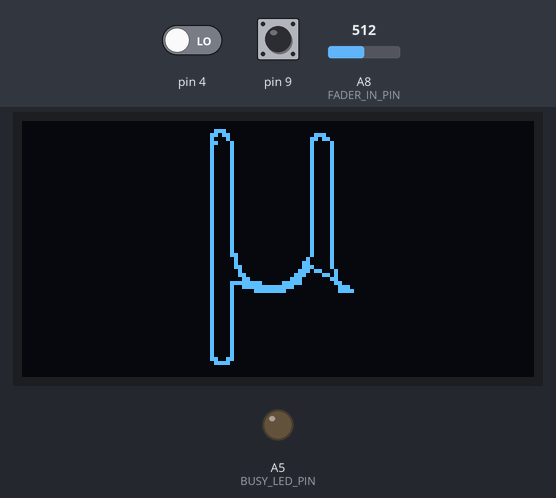
The sketch below on a simulated SparkFun Pro Micro, built with avr-gcc and run on an emulated ATmega32U4. Shown: 128×64 one-colour display, output pins drawn as LEDs (lit = HIGH). The test bench sets the inputs (shaded band); at power-on: pin 4 LOW, pin 9 HIGH, A8 (FADER_IN_PIN) = 512. Random numbers use the default seed unless the sketch sets one; EEPROM starts erased; what the sketch prints to the serial monitor is not drawn.

Above: at 0.4 s.
At 5.3 s:
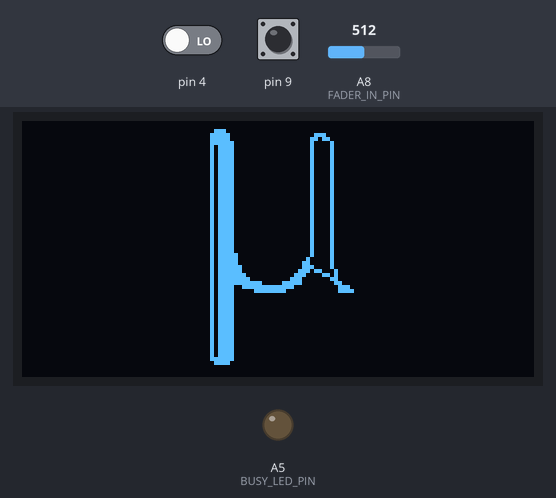
At 8.5 s:
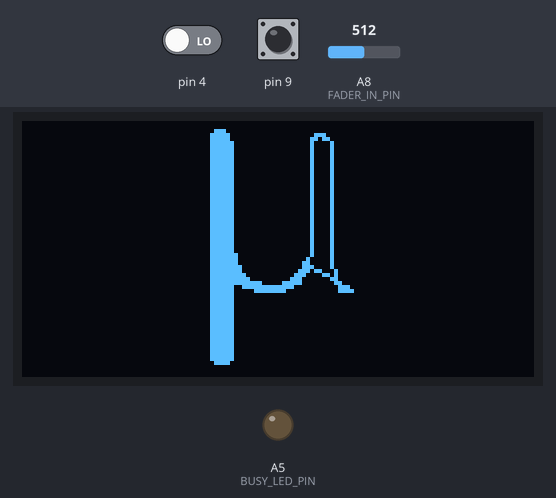
At 15.1 s:
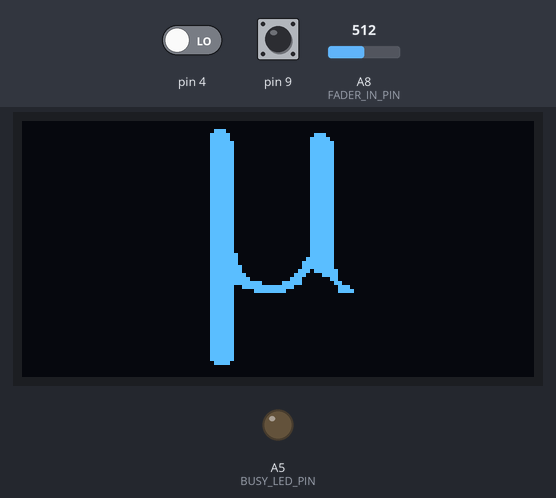
At 20.5 s:
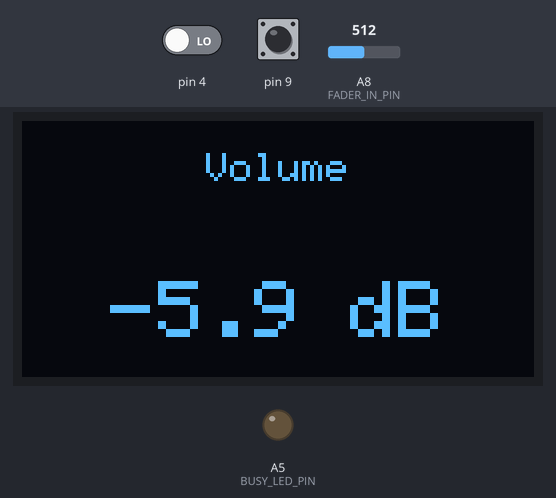
At 39.64 s:
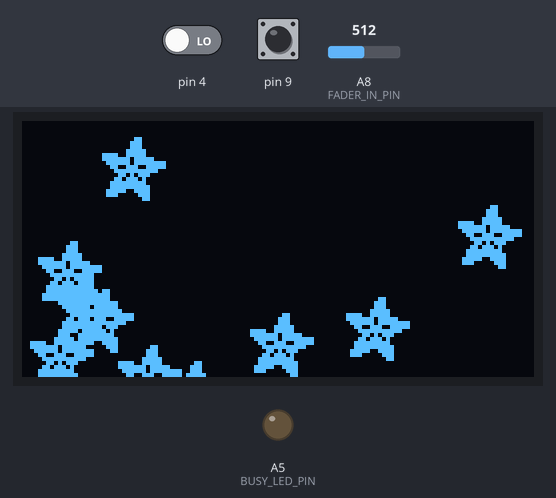

Measured:
- what the display in image 3 shows lasts 5.3 s, from 15.1 s to 20.4 s
- what the display in image 4 shows lasts 5.0 s, from 20.5 s to 25.5 s

The sketch:

ProMicroMidiController.ino
```cpp
/*
 * ProMicroMidiController.ino
 *
 * Author: Jason Mackay
 */
// MIDI over USB
#include <MIDIUSB.h>  // https://github.com/arduino-libraries/MIDIUSB

// Display
#include <Wire.h>
#include <Adafruit_SH110X.h>

// Non-volatile storage
#include <EEPROM.h>
#include <avr/pgmspace.h>

// Display setuup
#define i2c_Address 0x3c  // also try 0x3d, or use
#define SCREEN_WIDTH 128  // OLED display width, in pixels
#define SCREEN_HEIGHT 64  // OLED display height, in pixels
#define OLED_RESET -1     //   QT-PY / XIAO
Adafruit_SH1106G display = Adafruit_SH1106G(SCREEN_WIDTH, SCREEN_HEIGHT, &Wire, OLED_RESET);

// UI pages
#define NUM_UI_PAGES 5
enum UIPage{
  VOLUME = 0,
  MIDI_VALUE = 1,
  MIDI_CHANNEL = 2,
  MIDI_CC_NUM = 3,
  SCREEN_SAVER = 4
};
UIPage current_page = UIPage::VOLUME; // UI page to show

// Non-volatile state
#define MAGIC_VALUE 0xA5
#define MAGIC_OFFSET 0
#define MIDI_CH_EEPROM_OFFSET MAGIC_OFFSET + sizeof(int)
#define CC_NUM_EEPROM_OFFSET MIDI_CH_EEPROM_OFFSET + sizeof(int)

// Busy LED
#define BUSY_LED_PIN A5

// Rotary Setup
#define ROTARY_CLK A6
#define ROTARY_DT A7
#define ROTARY_SW A9
int rot_position = 0;
int rotation;
int value;
boolean left_right;
unsigned long last_rotary_event_ts = millis();
unsigned int beta = 1; // acceleration level

// Next thing to add is a motor driver. We want the device to
// respond to reciept of a cc on its channel
// https://www.engineersgarage.com/bidirectional-motor-with-arduino/

// Board Pinout Definitions
#define FADER_IN_PIN 8  // https://i.stack.imgur.com/SEiwb.png
#define MOTOR_R A10     // A PWM pin that will be used to control the motor

// Code constants
#define DEFAULT_MIDI_OUT_CH 1
#define VOLUME_CC_NUM 7

// Screen saver constants
unsigned long last_sc_render_time = 0;
#define SC_RENDER_PERIOD_MS 250
#define NUMFLAKES 10
#define XPOS 0
#define YPOS 1
#define DELTAY 2

#define LOGO16_GLCD_HEIGHT 16
#define LOGO16_GLCD_WIDTH  16
static const unsigned char PROGMEM logo16_glcd_bmp[] =
{ B00000000, B11000000,
  B00000001, B11000000,
  B00000001, B11000000,
  B00000011, B11100000,
  B11110011, B11100000,
  B11111110, B11111000,
  B01111110, B11111111,
  B00110011, B10011111,
  B00011111, B11111100,
  B00001101, B01110000,
  B00011011, B10100000,
  B00111111, B11100000,
  B00111111, B11110000,
  B01111100, B11110000,
  B01110000, B01110000,
  B00000000, B00110000
};

/// HISTORY ////////////////////////////////////////////////////////////

// History buffer used for de-noising analog measurements
#define HISTORY_BUFF_SIZE 10
class HistoryBuffer {
public:
  HistoryBuffer();
  void insertValue(float value);
  bool ready();
  float mean();
  void display();
private:
  float _sum = 0;
  bool _ready = false;
  float _buffer[HISTORY_BUFF_SIZE];
  unsigned int _current_idx = HISTORY_BUFF_SIZE - 1;
};

HistoryBuffer::HistoryBuffer() {}

void HistoryBuffer::insertValue(float value) {
  _current_idx = (_current_idx + 1) % HISTORY_BUFF_SIZE;
  _sum -= _buffer[_current_idx];
  _buffer[_current_idx] = value;
  _sum += _buffer[_current_idx];

  // this flag tells us when the mean is valid
  if (!_ready && _current_idx == HISTORY_BUFF_SIZE - 1) {
    _ready = true;
  }
}

bool HistoryBuffer::ready() {
  return _ready;
}

float HistoryBuffer::mean() {
  return _sum / (float)HISTORY_BUFF_SIZE;
}

HistoryBuffer history;

byte LAST_VALUE_SENT = 0;
float target_value = 0;
bool updateDisplay = true;
int midi_ch = 1;
int cc_number = VOLUME_CC_NUM;
/// /HISTORY ////////////////////////////////////////////////////////////

//// LOGO    ////////////////////////////////////////////////////////////
static const byte POLYGON[][2] PROGMEM = {{53, 33},
                {53, 35},
                {58, 42},
                {66, 41},
                {69, 40},
                {70, 35},
                {82, 42},
                {79, 42},
                {77, 34},
                {77, 5},
                {73, 3},
                {75, 3},
                {72, 4},
                {72, 33},
                {67, 40},
                {71, 37},
                {63, 41},
                {55, 41},
                {56, 40},
                {53, 36},
                {57, 40},
                {65, 42},
                {52, 40},
                {52, 59},
                {51, 59},
                {51, 60},
                {48, 60},
                {48, 59},
                {47, 59},
                {47, 3},
                {50, 2},
                {48, 2},
                {49, 2},
                {51, 4},
                {51, 3},
                {52, 5},
                {52, 33}};

void drawLogo() {
  byte length = 37; //sizeof(POLYGON) / (2 * sizeof(byte));
  for (int i = 0; i < length; i++) {

    byte x1 = pgm_read_byte(&POLYGON[i][0]);
    byte y1 = pgm_read_byte_near(&POLYGON[i][1]);
    byte x2 = pgm_read_byte_near(&POLYGON[(i + 1) % length][0]);
    byte y2 = pgm_read_byte_near(&POLYGON[(i + 1) % length][1]);
    display.drawLine(
      x1,
      y1,
      x2,
      y2,
      SH110X_WHITE
    );
  }

  floodfill(48, 5);
  floodfill(76, 5);
}

void floodfill(byte x, byte y) {
  byte* point_stack = malloc(2 * 128);
  int stack_top = 0;

  // push
  point_stack[stack_top * 2] = x;
  point_stack[stack_top * 2 + 1] = y;

  while (stack_top >= 0) {
    // pop
    x = point_stack[stack_top * 2];
    y = point_stack[stack_top * 2 + 1];
    stack_top--;

    display.drawPixel(x, y, SH110X_WHITE);
    display.display();

    // push siblings
    byte siblings[][2] = {
      {x-1, y},
      {x+1, y},
      {x, y + 1},
      {x, y - 1}
    };

    for (int i = 0; i < 4; i++) {
      byte x2 = siblings[i][0];
      byte y2 = siblings[i][1];
      if (x2 >= 0 && x2 < 128 && y2 >= 0 && y2 < 64) {
        if (display.getPixel(x2, y2) == 0) {
          stack_top++;
          point_stack[stack_top * 2] = x2;
          point_stack[stack_top * 2 + 1] = y2;
        }
      }
    }

    delay(1);
  }

  free(point_stack);
}

//// LOGO    ////////////////////////////////////////////////////////////

// Fetch avaiable RAM
int freeRam() {
  extern int __heap_start,*__brkval;
  int v;
  return (int)&v - (__brkval == 0 ? (int)&__heap_start : (int) __brkval);
}

// incoming cc handler
void controlChange(byte channel, byte control, byte value) {
  Serial.print(F("Control change: control="));

  Serial.print(control);
  Serial.print(F(", value="));
  Serial.print(value);
  Serial.print(F(", channel="));
  Serial.println(channel);
}

// Global flakes locations
uint8_t icons[NUMFLAKES][3];

void setup() {
  Serial.begin(115200);
  while (!Serial);
  Serial.println(freeRam());

  int magic = EEPROM.read(MAGIC_OFFSET);
  midi_ch = EEPROM.read(MIDI_CH_EEPROM_OFFSET);
  cc_number = EEPROM.read(CC_NUM_EEPROM_OFFSET);

  // In case EEPROM read is corrupt, default to Ch 1, CC 7
  if ((midi_ch < 1) || (midi_ch > 16) || (magic != MAGIC_VALUE))
    midi_ch = DEFAULT_MIDI_OUT_CH;
  if ((cc_number < 0) || (cc_number > 127) || (magic != MAGIC_VALUE))
    cc_number = VOLUME_CC_NUM;
  if (magic != MAGIC_VALUE) {
    magic = MAGIC_VALUE;
    EEPROM.write(MAGIC_OFFSET, magic);
    EEPROM.write(MIDI_CH_EEPROM_OFFSET, midi_ch);
    EEPROM.write(CC_NUM_EEPROM_OFFSET, cc_number);
  }

  // Setup rotary encoder
  pinMode(ROTARY_CLK, INPUT);
  pinMode(ROTARY_DT, INPUT);
  pinMode(ROTARY_SW, INPUT_PULLUP);
  rotation = digitalRead(ROTARY_CLK);

  // Setup display
  delay(250);  // wait for display to init
  display.begin(i2c_Address, true);

  display.clearDisplay();
  // before bytes = 26068
  // after bytes = 26756
  drawLogo();
  display.display();

  delay(3000);

  // Rx/Tx LED
  pinMode(BUSY_LED_PIN, OUTPUT);

  // Initialize screen saver
  for (uint8_t f = 0; f < NUMFLAKES; f++) {
    icons[f][XPOS] = random(display.width());
    icons[f][YPOS] = 0;
    icons[f][DELTAY] = random(5) + 1;
  }

  // // Display screen saver for a sec so serial bus can connect
  // for (int i = 0; i < 8; i++) {
  //   display.clearDisplay();
  //   render_screen_saver_page();
  //   display.display();
  //   delay(SC_RENDER_PERIOD_MS);
  // }

  // display.clearDisplay();

  Serial.println(F("Starting up"));
  Serial.flush();
}

unsigned long last_display_update_time = millis();
#define SLEEP_TIMEOUT_MS 5000
UIPage previous_page = current_page;
bool ss_triggered = false;

void loop() {
  loop_rx_cc();
  loop_tx_cc();
  loop_rotary();
  loop_move_fader();

  unsigned long now_ms = millis();
  if (updateDisplay) {
    updateDisplay = false;
    if (ss_triggered) {
      current_page = previous_page;
      ss_triggered = false;
    }
    loop_render();
    last_display_update_time = now_ms;
  } else {
    if (current_page == UIPage::SCREEN_SAVER) {
      // Render screen saver periodically if its active
      unsigned long delta = now_ms - last_sc_render_time;
      if (delta > SC_RENDER_PERIOD_MS) {
        loop_render();

        last_sc_render_time = now_ms;
      }
    } else {
      if ((now_ms - last_display_update_time) > SLEEP_TIMEOUT_MS) {
        //Serial.println("Entering screen saver");
        //Serial.flush();
        ss_triggered = true;
        previous_page = current_page;
        current_page = UIPage::SCREEN_SAVER;
      }
    }
  }

  Serial.flush();
  MidiUSB.flush();

  delayMicroseconds(500);
}

void loop_rx_cc() {
  midiEventPacket_t rx = MidiUSB.read();

  bool activity = false;
  switch (rx.header) {
    case 0:
      break;  //No pending events

    case 0xB:
      controlChange(
        rx.byte1 & 0xF,  //channel
        rx.byte2,        //control
        rx.byte3         //value
      );

      // TODO: We want to control the motor to seek this value
      // This code does not do that. Yet.
      target_value = midi_level_to_voltage(rx.byte3);
      activity = true;
      break;

    default:
      Serial.print(F("Unhandled MIDI message: "));
      Serial.print(rx.header, HEX);
      Serial.print(F("-"));
      Serial.print(rx.byte1, HEX);
      Serial.print(F("-"));
      Serial.print(rx.byte2, HEX);
      Serial.print(F("-"));
      Serial.println(rx.byte3, HEX);
      activity = true;
  }

  if (activity) flash();
}

void loop_tx_cc() {
    // Read fader value and emit cc
  float fader_voltage = analogRead(FADER_IN_PIN);
  float midi_fractional = voltage_to_midi_level(fader_voltage);
  // We stashed full res floats into the history buffer.
  // For all outputs now we will convert to integral
  byte midi_value = (byte)round(midi_fractional);
  history.insertValue(midi_fractional);

  if (history.ready()) {
    float value_delta = history.mean() - (float)LAST_VALUE_SENT;
    if (abs(value_delta) >= 1.0 && LAST_VALUE_SENT != midi_value) {
      // send out a cc
      midiEventPacket_t event = { 0x0B, 0xB0 | (midi_ch - 1), cc_number, midi_value };
      MidiUSB.sendMIDI(event);

      Serial.print(F("CC: "));  // Not seeing 127 easily enough, wondering if we can fix analog ref...
      Serial.println(midi_value);

      LAST_VALUE_SENT = midi_value;
      target_value = fader_voltage;  // manual send should override any prior received pos values

      updateDisplay = true;
      flash();
    } else {
      // // Do nothing
      // Serial.print("mean: ");
      // Serial.print(history.mean());
      // Serial.print(", reading: ");
      // Serial.println(midi_fractional);
    }
  }
}

void loop_move_fader() {
  // if (DRIVE_THAT_FADER) {
  //   // Driving the fader
  //   float fader_pos_delta = target_value - analogRead(FADER_IN_PIN);
  //   while (abs(fader_pos_delta) > (0.01 * 1023)) {
  //     Serial.print("delta: ");
  //     Serial.println(fader_pos_delta);

  //     if (fader_pos_delta > 0) {
  //       Serial.println("Higher"); // Just a prompt for human intervention :)
  //     } else {
  //       Serial.println("Lower"); // for now!
  //       // Make Robots do work here!
  //     }

  //     fader_pos_delta = target_value - analogRead(FADER_IN_PIN);
  //   }
  // }
}

void loop_rotary() {
  // Main loop - HANDLE ROTARY
  value = digitalRead(ROTARY_CLK);
  if (value != rotation) {
    if (value == 1) {
      if (digitalRead(ROTARY_DT) != value) {
        // Clockwise
        rot_position++;
        left_right = true;
        Serial.println(F("Rotary clockwise"));
      } else {
        // Counterclockwise
        rot_position--;
        left_right = false;
        Serial.println(F("Rotary counter-clockwise"));
      }

      int ACCELERATION_WINDOW_MS = 100;
      unsigned long now_ms = millis();
      unsigned long ms_since_last_rot_event = now_ms - last_rotary_event_ts;
      if (ms_since_last_rot_event < ACCELERATION_WINDOW_MS) {
        beta++;
        if (beta > 4) {
          beta = 4;
        }
      } else {
        beta = 1;
      }

      last_rotary_event_ts = now_ms;
      int delta = pow(2, beta) / 2;

      if (!ss_triggered) { // disable controls in ss
        switch (current_page) {
          case VOLUME:
            break;
          case MIDI_VALUE:
            break;
          case MIDI_CHANNEL:
            if (left_right) {
              midi_ch++;
            } else {
              midi_ch--;
            }

            if (midi_ch < 1) midi_ch = 16;
            if (midi_ch > 16) midi_ch = 1;

            EEPROM.write(MIDI_CH_EEPROM_OFFSET, midi_ch);
            updateDisplay = true;
            break;
          case MIDI_CC_NUM:
            if (left_right) {
              cc_number += delta;
            } else {
              cc_number -= delta;
            }

            if (cc_number < 0) cc_number += 128;
            cc_number = cc_number % 128; // wrap around

            EEPROM.write(CC_NUM_EEPROM_OFFSET, cc_number);
            updateDisplay = true;
            break;
          case SCREEN_SAVER:
            break;
          default:
            // This should not happen
            Serial.println(F("Invalid UI page"));
            break;
        }
      }

      updateDisplay = true;
    }
  }

  rotation = value;

  if (!digitalRead(ROTARY_SW)) {
    Serial.println(F("Rotary push"));
    while (!digitalRead(ROTARY_SW)) {} // Wait for button release

    if (!ss_triggered) { // disable ui during sc
      current_page = (current_page + 1) % NUM_UI_PAGES;
    }

    updateDisplay = true;
  }
}

void loop_render() {
  display.clearDisplay();
  display.setCursor(0,0);

  switch (current_page) {
    case VOLUME:
      render_volume_page();
      break;
    case MIDI_VALUE:
      render_midi_value_page();
      break;
    case MIDI_CHANNEL:
      render_midi_channel_page();
      break;
    case MIDI_CC_NUM:
      render_midi_ch_num_page();
      break;
    case SCREEN_SAVER:
      render_screen_saver_page();
      break;
    default:
      // This should not happen
      Serial.println(F("Invalid UI page"));
      break;
  }

  display.display();
}

void render_volume_page() {
  char outputText[20];
  char valueStringBuffer[6];
  dtostrf(midiVolumeToDb(LAST_VALUE_SENT), 1, 1, valueStringBuffer);
  sprintf(outputText, "%s dB", valueStringBuffer);

  renderTitleText("Volume");
  renderCenterText(outputText);
}

void render_midi_value_page() {
  char outputText[20];
  sprintf(outputText, "%d", LAST_VALUE_SENT);

  renderTitleText("MIDI Value");
  renderCenterText(outputText);
}

void render_midi_channel_page() {
  char outputText[20];
  sprintf(outputText, "%d", midi_ch);

  renderTitleText("MIDI Channel");
  renderCenterText(outputText);
}

void render_midi_ch_num_page() {
  char outputText[20];
  sprintf(outputText, "%d", cc_number);

  renderTitleText("CC Number");
  renderCenterText(outputText);
}

void render_screen_saver_page() {
  // draw a bitmap icon and 'animate' movement
  testdrawbitmap(logo16_glcd_bmp, LOGO16_GLCD_HEIGHT, LOGO16_GLCD_WIDTH);
}

// TODO: fold this function into render_screen_saver_page
void testdrawbitmap(const uint8_t *bitmap, uint8_t w, uint8_t h) {
  // draw each icon
  for (uint8_t f = 0; f < NUMFLAKES; f++) {
    display.drawBitmap(icons[f][XPOS], icons[f][YPOS], bitmap, w, h, SH110X_WHITE);
  }
  display.display();

  // then erase it + move it
  for (uint8_t f = 0; f < NUMFLAKES; f++) {
    // jmackay - disabled to see if we can just skip it
    //display.drawBitmap(icons[f][XPOS], icons[f][YPOS], bitmap, w, h, SH110X_BLACK);

    // move it
    icons[f][YPOS] += icons[f][DELTAY];
    // if its gone, reinit
    if (icons[f][YPOS] /* +h */ > display.height()) {
      icons[f][XPOS] = random(display.width());
      icons[f][YPOS] = 0;
      icons[f][DELTAY] = random(5) + 1;
    }
  }
}

void renderCenterText(char* outputText) {
  int16_t x = 0;
  int16_t y = 0;
  uint16_t tw = 0;
  uint16_t th = 0;
  display.setTextSize(2);
  display.getTextBounds(outputText, 0, 0, &x, &y, &tw, &th);

  display.setCursor((128 - tw) / 2, 64 - (64 - th) / 2);
  display.setTextColor(SH110X_WHITE, SH110X_WHITE);  // fg == bg => clear background
  display.println(outputText);
}

void renderTitleText(char* titleText) {
  int16_t x = 0;
  int16_t y = 0;
  uint16_t tw = 0;
  uint16_t th = 0;
  display.setTextSize(1);
  display.getTextBounds(titleText, 0, 0, &x, &y, &tw, &th);

  display.setCursor((128 - tw) / 2, th);
  display.setTextColor(SH110X_WHITE, SH110X_WHITE);  // fg == bg => clear background
  display.println(titleText);
}

void flash() {
  digitalWrite(BUSY_LED_PIN, HIGH);
  digitalWrite(BUSY_LED_PIN, LOW);
}

float voltage_to_midi_level(float voltage) {
  return (voltage / 1023.0) * 127.0;
}

float midi_level_to_voltage(byte midi_level) {
  return (midi_level / 127.0) * 1023.0;
}

float midiVolumeToDb(byte volume) {
  return 40.0 * log10((volume / 127.0)) + 6.0;
}
```
